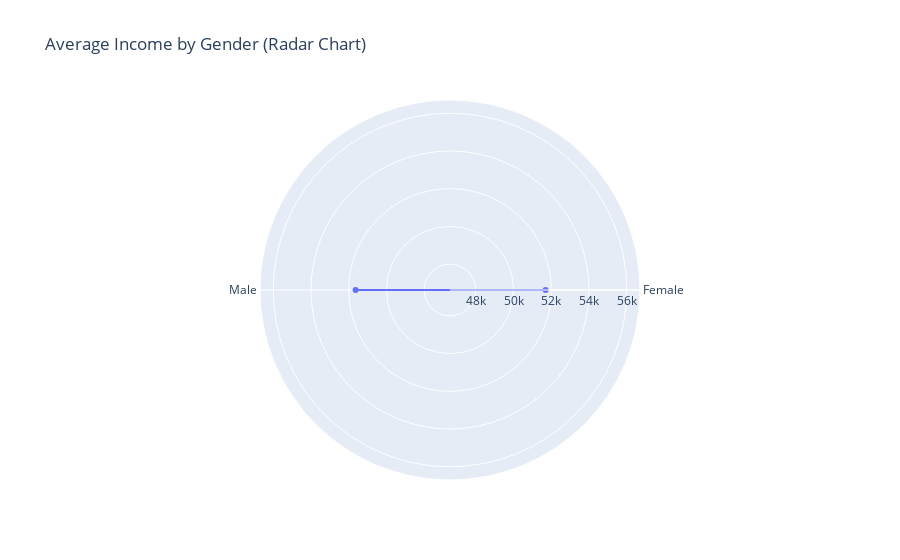

Source (notebook cell):
### Code cell
fig = go.Figure()

fig.add_trace(go.Scatterpolar(
      r=ass.avg_income,
      theta=ass.gender,
      fill='toself',
      name='Average Income by Gender'
))

fig.update_layout(
  polar=dict(
    radialaxis=dict(
      visible=True,
      range=[min(ass.avg_income)-5000, max(ass.avg_income)+5000]
    )),
  showlegend=False,
  title='Average Income by Gender (Radar Chart)'
)

fig.show()

### Figure 1 — Plotly figure (JSON) as saved in the notebook; plotly's stock layout.template omitted (floating-point values rounded to 4 significant figures)
{"data": [{"fill": "toself", "name": "Average Income by Gender", "r": [51700.0, 51630.0], "theta": ["Female", "Male"], "type": "scatterpolar"}], "layout": {"polar": {"radialaxis": {"range": [46630.0, 56700.0], "visible": true}}, "showlegend": false, "title": {"text": "Average Income by Gender (Radar Chart)"}}}
